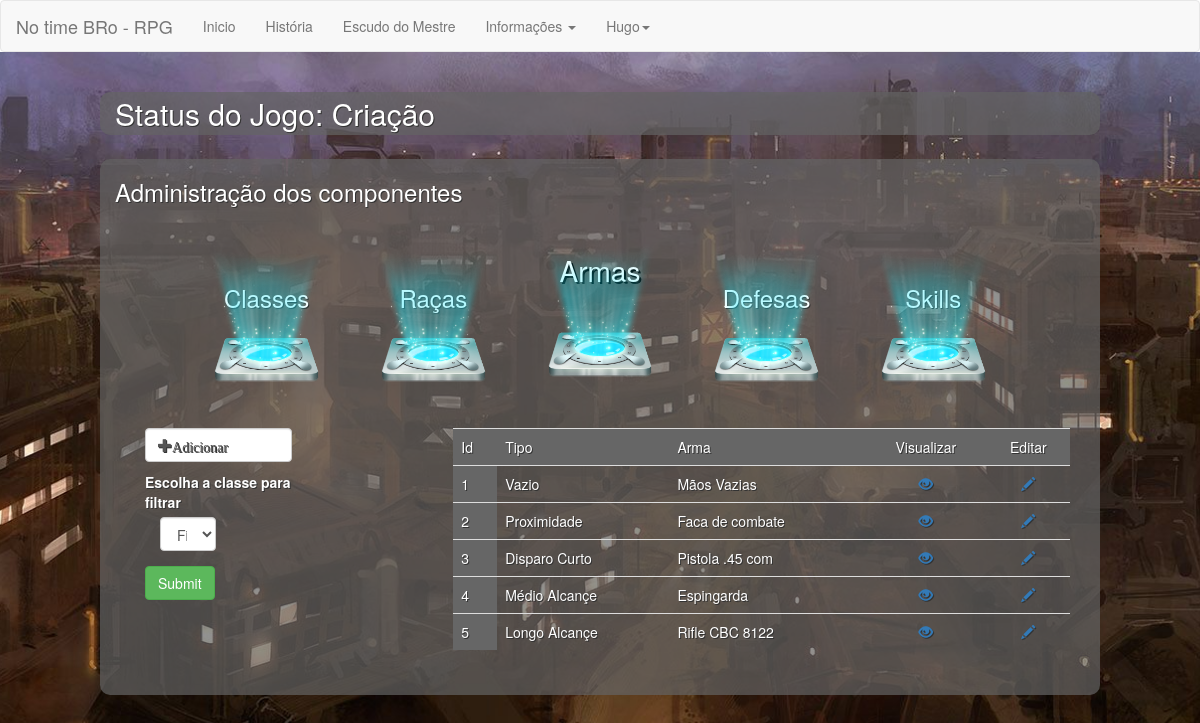
Screenshot of /?url=Administrar&T=Armas (signed in) with the database file from the repository.
### tables this page shows
CREATE TABLE tb_item_armas(
    id_item_arma int primary key auto_increment,
    descricao_item_arma varchar(255),
    tipo_item_arma varchar(255),
    classe_item_arma int,
    criacao int default 0,
    custo_item_arma int,
    dano_item_arma int
);

### configurations/functions.php (called while the page is built, shortened)
<?php
function lmWord($string, $words = '35') {
    $string = strip_tags($string);
    $count = strlen($string);
    if ($count <= $words) {
        return $string;
    } else {
        $strpos = strrpos(substr($string, 0, $words), ' ');
        return substr($string, 0, $strpos);
    }
}

### pages/Adm/Armas.php (shortened to what this page needs)
<?php
    if(isset($_POST['ArmaFiltro'])){
        $FiltroArma = $_POST['ArmaFiltro'];
        $QueryBuscarTodasArmas = "SELECT * FROM tb_item_armas WHERE tipo_item_arma = '$FiltroArma'";
        $ExeQrBuscarTodasArmas = mysqli_query($connection, $QueryBuscarTodasArmas);
        $ResQrBuscarTodasArmas = mysqli_num_rows($ExeQrBuscarTodasArmas);
    }else{
        $QueryBuscarTodasArmas = "SELECT * FROM tb_item_armas";
        $ExeQrBuscarTodasArmas = mysqli_query($connection, $QueryBuscarTodasArmas);
        $ResQrBuscarTodasArmas = mysqli_num_rows($ExeQrBuscarTodasArmas);
    }
?>
<div class="col-md-3">
    <div class="col-md-10">
        <a href="#" data-toggle="modal" data-target="#AdicionarEquipamento" class="form-control">
            <span class="glyphicon glyphicon-plus">Adicionar</span>
        </a>
    </div>
    <div class="col-md-10" style="margin-top:10px;">
        <form action="?url=Administrar&T=Armas" method="post">
            <label for="ArmaFiltro">Escolha a classe para filtrar</label>
            <div class="col-md-7 form-group">
                <select name="ArmaFiltro" id="" class="form-control">
                    <option value="0" disabled selected>Filtro</option>
                    <?php
                    $QueryBuscarClassesFiltroA = "SELECT * FROM tb_item_armas";
                    $ExeQrBuscarClassesFiltroA = mysqli_query($connection, $QueryBuscarClassesFiltroA);
                    ?>
                </select>
            </div>
            <div class="formgroup">
                <input type="submit" class="btn btn-success">
            </div>
        </form>
    </div>
</div>
<div class="col-md-8 col-md-push-1">
    <table class="table table-hover">
        <tr style="background-color:#666">
            <td>Id</td>
            <td>Tipo</td>
            <td>Arma</td>
            <td class="text-center">Visualizar</td>
            <td class="text-center">Editar</td>
        </tr>
        <?php
    if($ResQrBuscarTodasArmas > 0){
        foreach($ExeQrBuscarTodasArmas as $ResArmas):
            ?>
        <tr>
            <td style="background-color:#666"> <?php echo $ResArmas['id_item_arma']?> </td>
            <td><?php echo lmWord($ResArmas['tipo_item_arma'])?></td>
            <td><?php echo lmWord($ResArmas['descricao_item_arma'],16)?></td>
            <td class="text-center">
                <a href="#" data-toggle="modal" data-target="#VisualizarArma<?php echo $ResArmas['id_item_arma']?>"><i class="glyphicon glyphicon-eye-open"></i></a>
            </td>
            <td class="text-center">
                <a href="#" data-toggle="modal" data-target="#EditarArma<?php echo $ResArmas['id_item_arma']?>"><i class="glyphicon glyphicon-pencil"></i></a>
            </td>
        </tr>
        <?php
        endforeach;
    }
?>
    </table>
</div>

### css/Estilo-Personalizado.css (style rules this page uses)
html { background: url("../img/fundo.jpg") no-repeat center center fixed; -webkit-background-size: cover; -moz-background-size:cover; -o-background-size:cover; width: 100%; height: 100%; position: absolute; }

### rows the page displays
tb_item_armas: id_item_arma "1", tipo_item_arma "Vazio", descricao_item_arma "Mãos Vazias"
tb_item_armas: id_item_arma "2", tipo_item_arma "Proximidade", descricao_item_arma "Faca de combate"
tb_item_armas: id_item_arma "3", tipo_item_arma "Disparo Curto", descricao_item_arma "Pistola .45 com"
tb_item_armas: id_item_arma "4", tipo_item_arma "Médio Alcançe", descricao_item_arma "Espingarda"
tb_item_armas: id_item_arma "5", tipo_item_arma "Longo Alcançe", descricao_item_arma "Rifle CBC 8122"

### other values shown
lmWord($_SESSION['Login']['nome_usuario'], 8) "Hugo"
